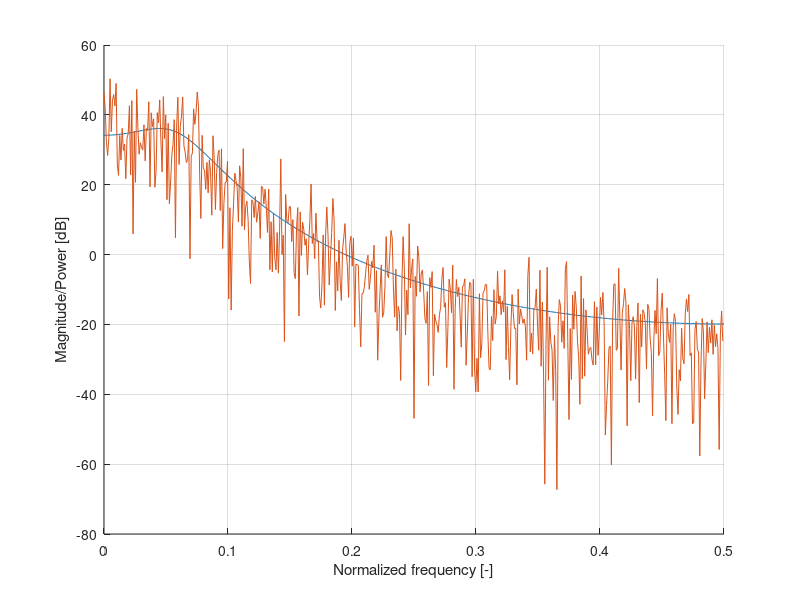
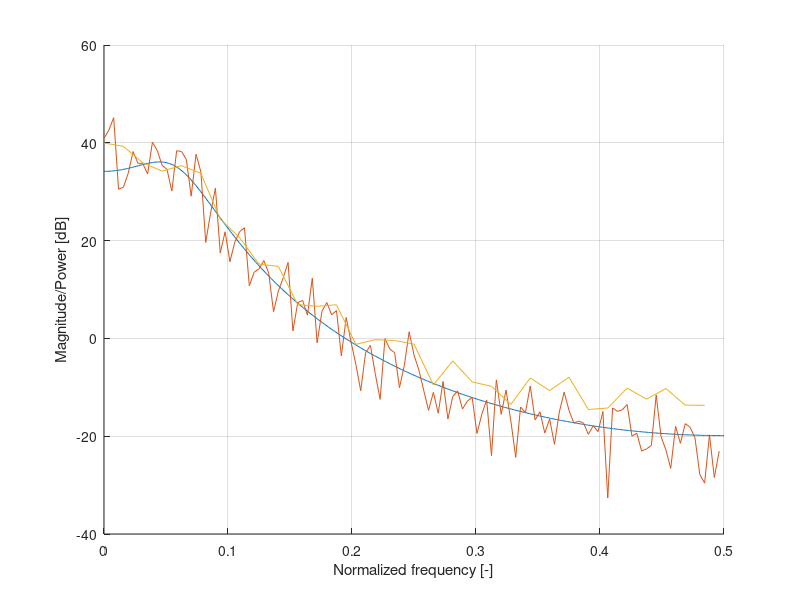

Write the MATLAB code that produced these figures, in order. (Note: this script raises an error after producing the figures.)
clear; close all; clc
%% Assignment 1
%% 1
% System function
a = 1.5;
b = 0.64;
Hz.num = [1];
Hz.den = [1, -a, b];
% PSD
fs = 1;
f = 0:0.001:.5;
% such that f0 = f/fs = 0:0.001:.5
Px.num = [0, 0, 1];
Px.den = [b, -a*(b+1), (1+a^2+b^2), -a*(b+1), b];
Po = freqz(Px.num, Px.den, f, fs);

figure(1)
hold on
grid on
hpo = plot(f,20*log10(abs(Po)));
xlabel('Normalized frequency [-]')
ylabel('Magnitude/Power [dB]')

legendstr1{1,1} = 'True spectrum P_x(e^{j\theta})';
plotmatrix1(1,1) = hpo;

figure(2)
hold on
grid on
hpo = plot(f,20*log10(abs(Po)));
xlabel('Normalized frequency [-]')
ylabel('Magnitude/Power [dB]')

legendstr2{1,1} = 'True spectrum P_x(e^{j\theta})';
plotmatrix2(1,1) = hpo;
%% 2
% N = 1024;
N = 2^10;
L = 50;
x = randn(N+L,1);
x = x(L+1:end);
x = filter(Hz.num, Hz.den, x);
padfactor = 0;
X    = fft([x; zeros(padfactor*size(x,1), size(x,2))]);
P    = 1/N*X.*conj(X);
range= 0:1/(N*(padfactor+1)):(N-1)/(2*N);
figure(1)
hp = plot(range, 20*log10(P(1:length(range))));
%hp = plot(-(N-1)/(2*N):1/N:(N-1)/(2*N),20*log10(P));

legendstr1{1,length(legendstr1)+1} = 'Periodogram P';
plotmatrix1(1,length(plotmatrix1)+1) = hp;

%% 3
ii = 1;
for K = [4, 16]
    M(ii) = N/K;
    range = 0:K/((padfactor+1)*N):(N-1)/(2*N);
    x_segmented{ii} = reshape(x,M(ii),K);
    X_segmented{ii} = fft([x_segmented{ii}; zeros(padfactor*size(x_segmented{ii},1), size(x_segmented{ii},2))]);
    P_segmented{ii} = 1/M(ii)*X_segmented{ii}.*conj(X_segmented{ii});
    PB{ii}          = mean(P_segmented{ii},2);
    figure(2)
    hb = plot(range, 20*log10(PB{ii}(1:length(range))));
    legendstr2{length(legendstr2)+1} = ['Bartlett K = ', num2str(K)];
    plotmatrix2(length(plotmatrix2)+1) = hb;
    ii = ii + 1;  
end
%% Assignment 2
%% 4
load('Window2_4.mat'); %contains Hamming window of length 64
PW=pwelch(x,window_1,[ ],2*pi*f)*2*pi;
figure(2)
hpw = plot(f,20*log10(PW));
legendstr2{length(legendstr2)+1} = 'Welch';
plotmatrix2(length(plotmatrix2)+1) = hpw;
%% Assignment 3
%% 1: See function
%% 2
M = length(x)/4;
NFFT = length(x);
[PBT,fgrid] = btmethod(x,M,NFFT);
figure(2)
hbt = plot(fgrid,20*log10(abs(PBT)));
legendstr2{length(legendstr2)+1} = 'Blackman-Turkey';
plotmatrix2(length(plotmatrix2)+1) = hbt;

figure(3)
grid on
hold on
hpo = plot(f,20*log10(abs(Po)));
legendstr3{1} = 'True spectrum P_x(e^{j\theta})';
plotmatrix3(1) = hpo;
xlabel('Normalized frequency [-]')
ylabel('Magnitude/Power [dB]')
hbt = plot(fgrid,20*log10(abs(PBT)));
legendstr3{length(legendstr3)+1} = 'Blackman-Turkey';
plotmatrix3(length(plotmatrix3)+1) = hbt;

%% Update legend
figure(1)
legend(plotmatrix1, legendstr1, 'Location', 'NorthEast')
figure(2)
legend(plotmatrix2, legendstr2, 'Location', 'NorthEast')
figure(3)
legend(plotmatrix3, legendstr3, 'Location', 'NorthEast')
%% Functions
function [PBT,fgrid] = btmethod(x,M,NFFT)
%% btmethod calcalutes the spectral estimate PBT and the corresponding 
% frequency grid fgrid. Takes data x, upper number of lags M and the FFT
% length NFFT. Window is Hamming with length 2M + 1, so M samples to the
% left and M to the right.
% For step a) use hamming window of length 2M+1, and in step b) you can use the command
% rx=xcorr(x,M,'biased').
% Check input
assert(M>=1, 'M should be bigger than zero as it is a measure for the one sided window length!');
assert(NFFT >= 2*M+1, ['NFFT should at least be equal to the window length (2*M+1) to ' ...
        'at least transform just the autocorrelation. NFFT > M means' ...
        'padding with NFFT - M zeros.'])
% Window
alfa    = .54;
beta    = .46;
n       = 0:2*M;
Nw      = length(n);
assert(Nw == 2*M+1)
w       = alfa - beta*cos(2*pi*n/(Nw - 1))';
% Biased autocorrelation estimate
rx      = xcorr(x,M,'biased');
% Spectral estimate
PBT     = fft([rx.*w; zeros(NFFT-Nw,1)]);
% Corresponding frequency range
Nrx     = length(rx);
padfactor   = length(PBT)/Nrx - 1;
fgrid   = 0:1/(Nrx*(padfactor+1)):(Nrx-1)/(2*Nrx);
% Only for f0 = 0 to 0.5, so theta = 0 to pi and leave out the symmetric
% part f0 = -0.5 to 0 (theta = -pi to 0)
PBT     = PBT(1:length(fgrid));
end